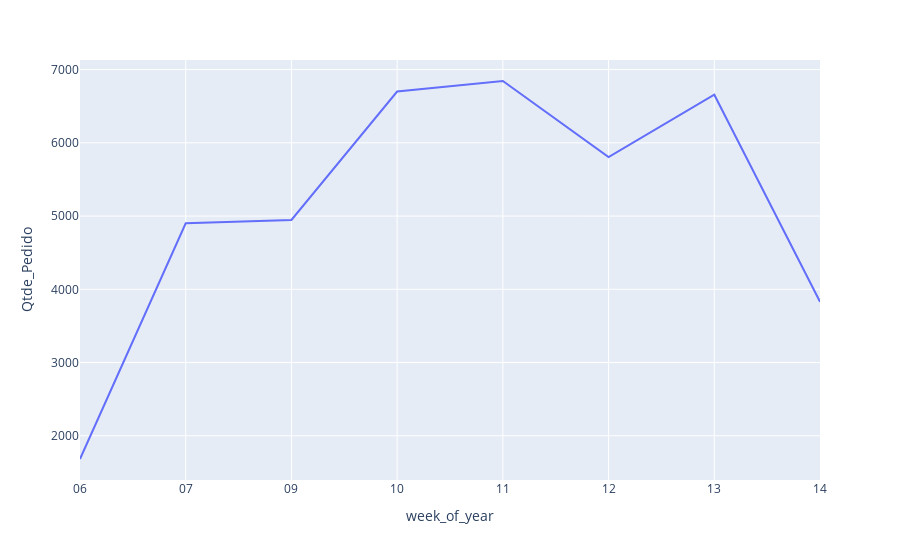

Source (notebook cell):
### Markdown cell above
1.2 - Quantidade de pedidos por semana (gráfico de linha)

### Code cell
#Criando coluna de semana
df1["week_of_year"] = df1["Order_Date"].dt.strftime("%U")
pedidos_semana_df = df1.groupby("week_of_year").agg({"ID":"count"}).reset_index().rename(columns={"ID":"Qtde_Pedido"})

px.line(data_frame=pedidos_semana_df, x="week_of_year", y="Qtde_Pedido")

### Figure 1 — Plotly figure (JSON) as saved in the notebook; plotly's stock layout.template omitted (floating-point values rounded to 4 significant figures)
{"data": [{"hovertemplate": "week_of_year=%{x}<br>Qtde_Pedido=%{y}<extra></extra>", "legendgroup": "", "line": {"color": "#636efa", "dash": "solid"}, "marker": {"symbol": "circle"}, "mode": "lines", "name": "", "orientation": "v", "showlegend": false, "type": "scatter", "x": ["06", "07", "09", "10", "11", "12", "13", "14"], "xaxis": "x", "y": [1683, 4902, 4947, 6700, 6844, 5806, 6657, 3829], "yaxis": "y"}], "layout": {"legend": {"tracegroupgap": 0}, "margin": {"t": 60}, "xaxis": {"anchor": "y", "domain": [0, 1], "title": {"text": "week_of_year"}}, "yaxis": {"anchor": "x", "domain": [0, 1], "title": {"text": "Qtde_Pedido"}}}}
